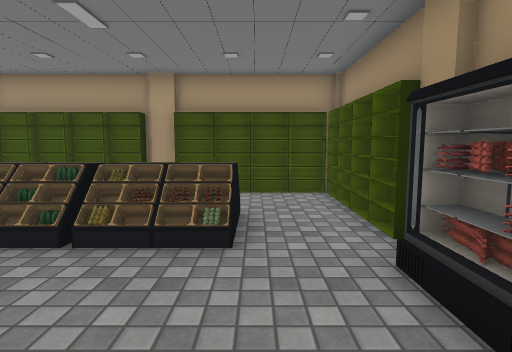
view 1 (above)

20 first-person views from a walk through a 3-D level made in the Unity game engine. The camera is 1.3 m above the floor, tilts 6° down and sees 80° across. The floor is counted in squares, 1 m on a side. Each view is taken from the middle of a square. On the plan, view 1 faces up. The plan holds only what a view shows up to about 14 squares ahead; the rest is blank. The place goes on beyond the plan. The player is left out. Some animated figures are not drawn. Some surface patterns are stand-ins.

view 2
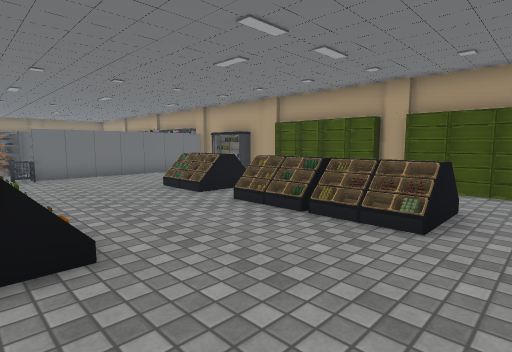

view 3
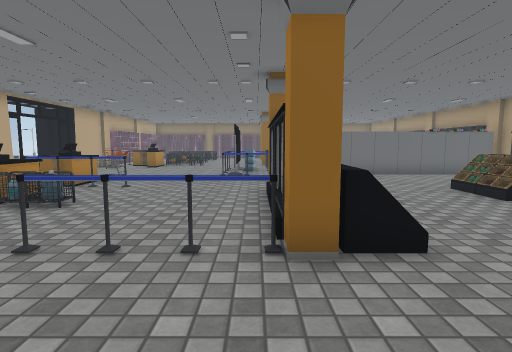

view 4
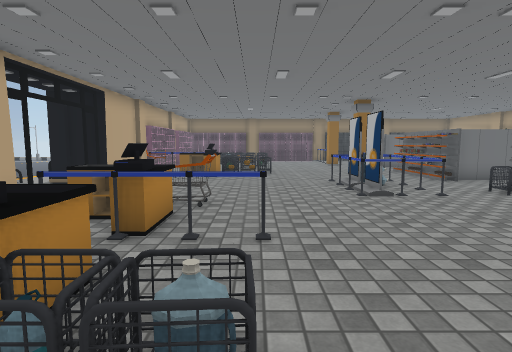

view 5
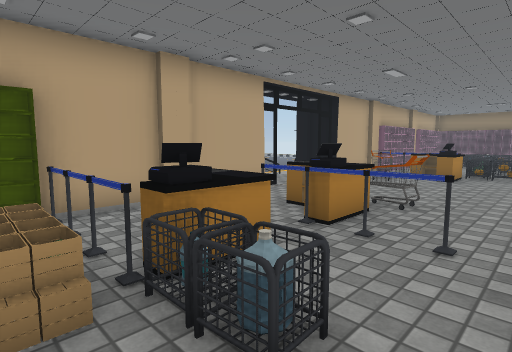

view 6
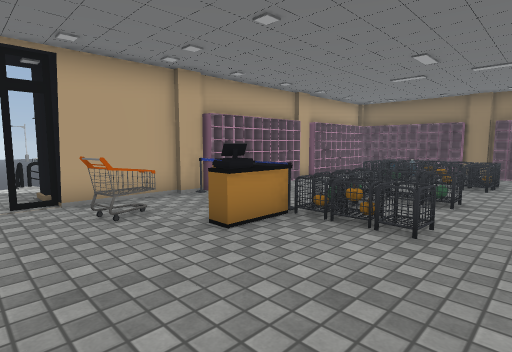

view 7
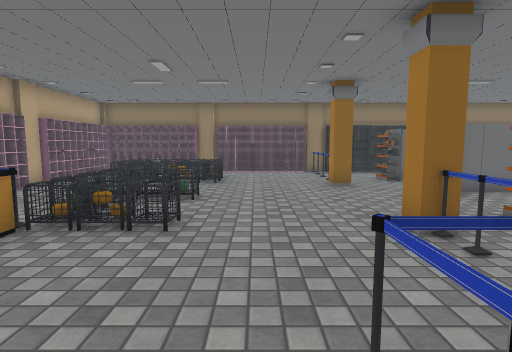

view 8
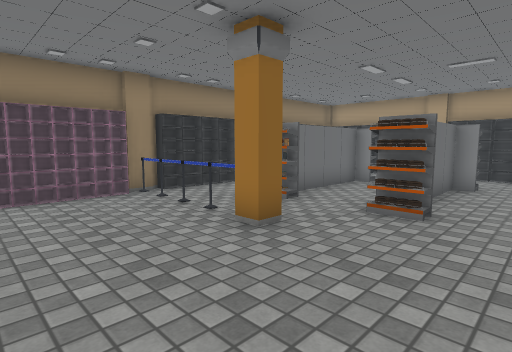

view 9
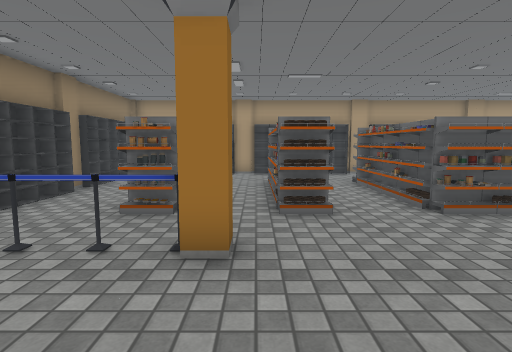

view 10
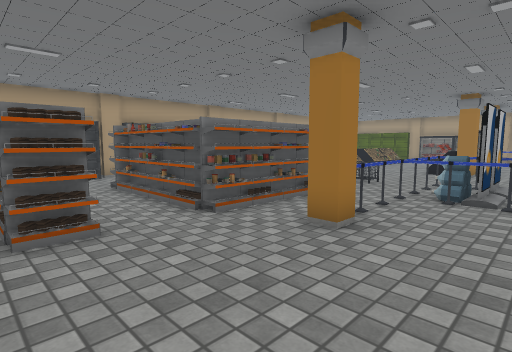

view 11
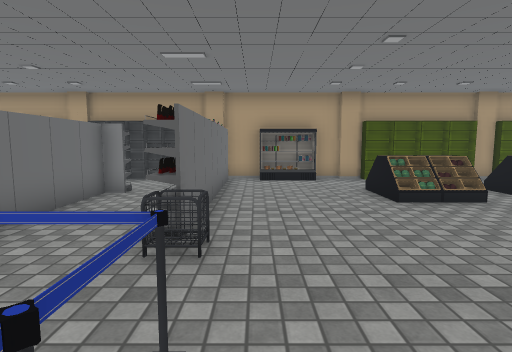

view 12
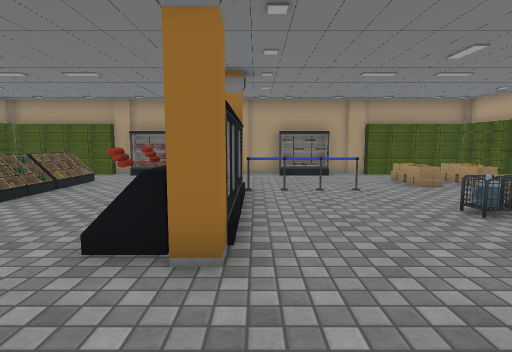

view 13
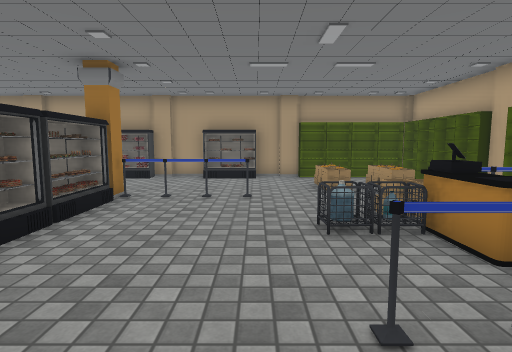

view 14
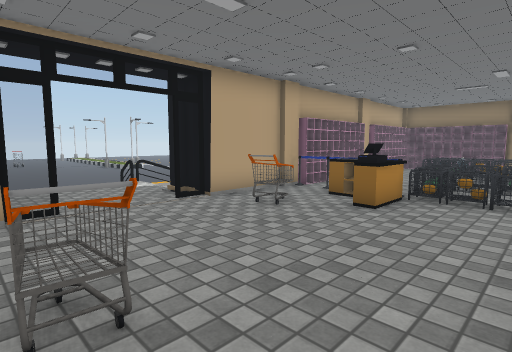

view 15
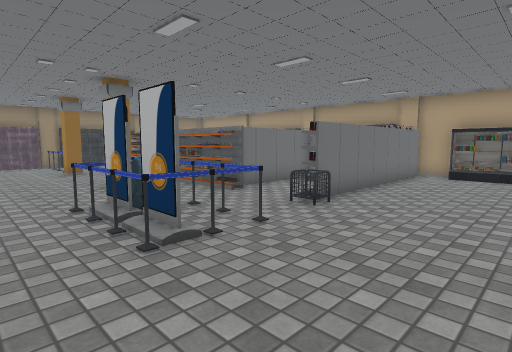

view 16
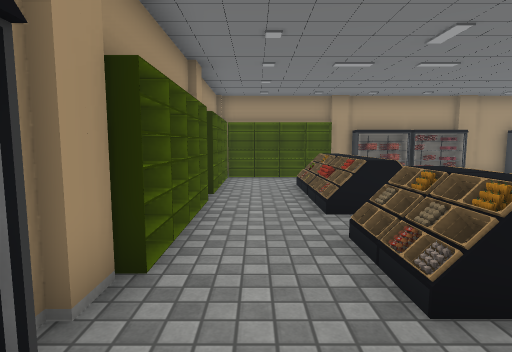

view 17
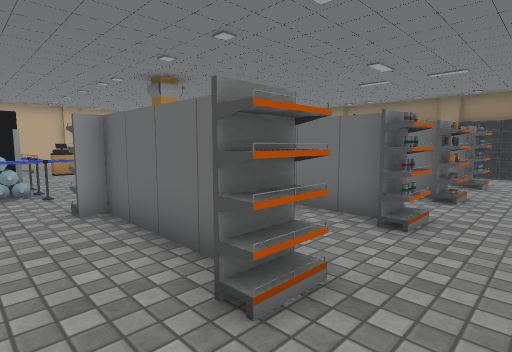

view 18
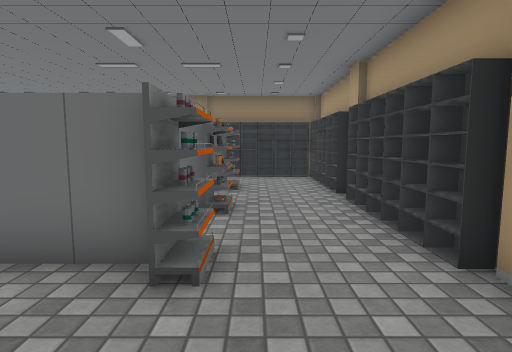

view 19
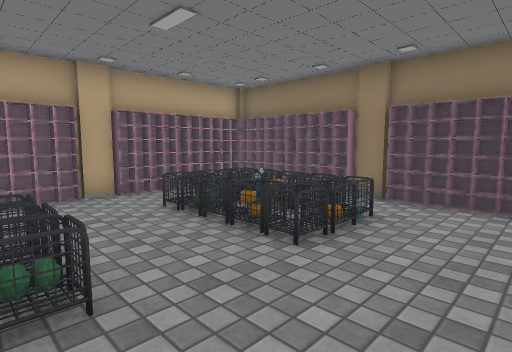

view 20
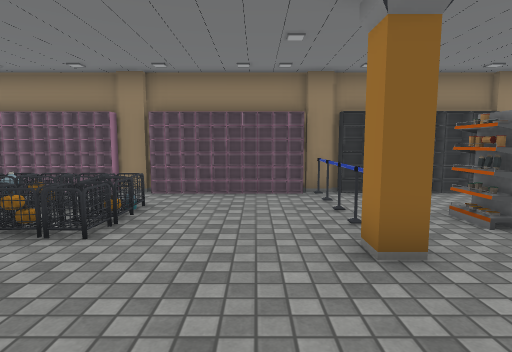

### Floor plan
Key: @ floor where view 1 was taken; # wall or solid block; . main floor; : floor 0.25 m higher than the main floor; / step, stairs or slope; = window, fence, low wall or low ledge; O other object.
Columns run from 28 left of view 1 to 2 right of it. Each row starts with its distance up from view 1.
  8  OOOOOOOOOOOOOOOOOOO.OOOOOOOOO#
  7  O..............O.............O
  6  O..O.......... O....O........O
  5  O. OO.O.OO..O..O...OOOOOOOOO.O
  4  #. O..O.OO. O..O...//O.///OO.#
  3  O..O..O.OO  O..O.............O
  2  O..O.OO.OO  O..O.............O
  1  O..O..O.OOOOO..O.............O
  0  O.................../O:O:..@.O
 -1  OOOOO#...OOOOOOO...OO# OOO...#
 -2  O...O........OOO....OOOOO....#
 -3  O...........OOOO.............O
 -4  O.......................O....O
 -5  O.OOO....O..............O....O
 -6 ##.OOO.OO.O.........O.OO......#
 -7 #OOOOO.OOOO......OO.O.OO...O:.O
 -8  OOOOO..O.OOO.....OOOOOOO...  O
 -9  O OOO....OO.O....OOOOOOO OO  O
-10  O  ......O.OO......  .O      O
-11  #############....#####OO######
-12              #=  =#
-13             OO    O
-14
-15
-16             OO

Where each view was taken, in squares from view 1:
view 1: 0 up, 0 right, facing up
view 2: 1 down, 1 right, facing up-left
view 3: 2 down, 1 right, facing left
view 4: 6 down, 4 left, facing left
view 5: 5 down, 4 left, facing down-left
view 6: 4 down, 13 left, facing down-left
view 7: 4 down, 13 left, facing left
view 8: 5 down, 19 left, facing up-left
view 9: 5 down, 22 left, facing up
view 10: 4 down, 22 left, facing up-right
view 11: 3 down, 11 left, facing up
view 12: 2 down, 11 left, facing right
view 13: 5 down, 10 left, facing right
view 14: 5 down, 10 left, facing down-left
view 15: 5 down, 8 left, facing up-left
view 16: 7 up, 10 left, facing right
view 17: 7 up, 13 left, facing down-left
view 18: 6 up, 15 left, facing left
view 19: 3 down, 20 left, facing down-left
view 20: 3 down, 19 left, facing left
